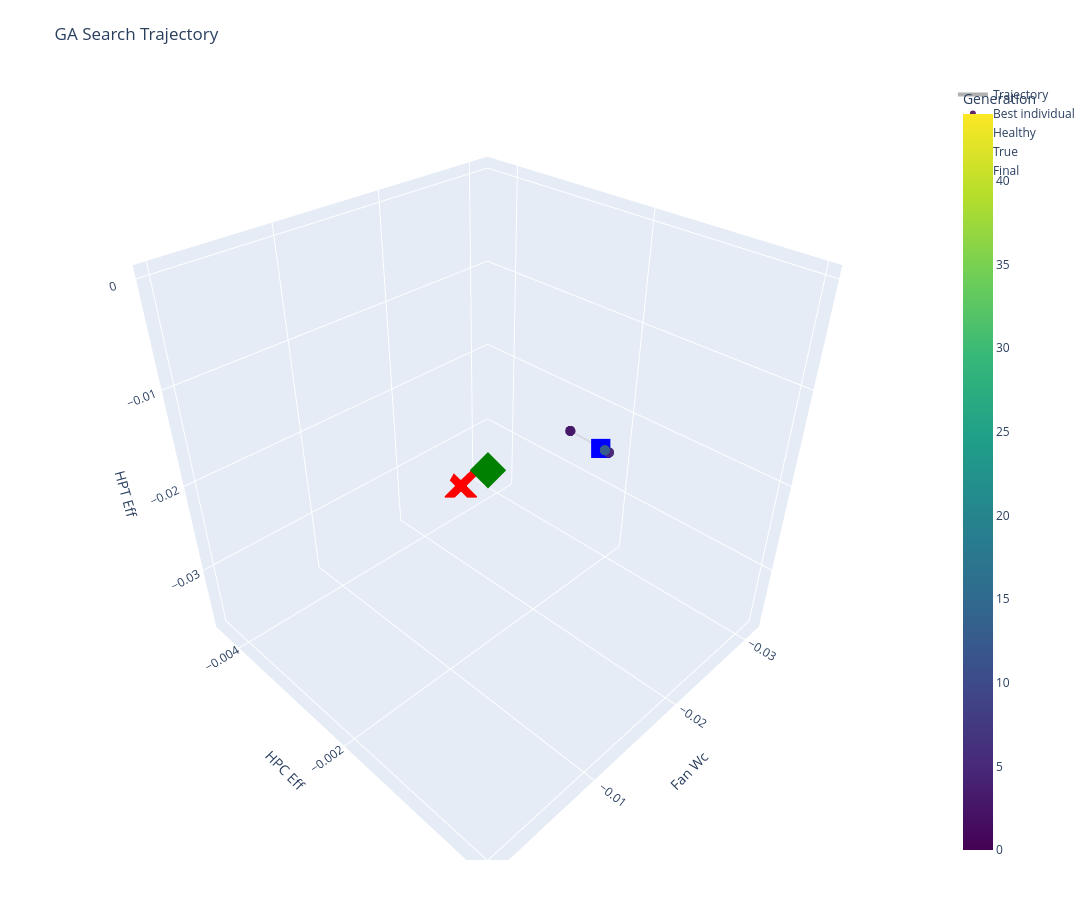
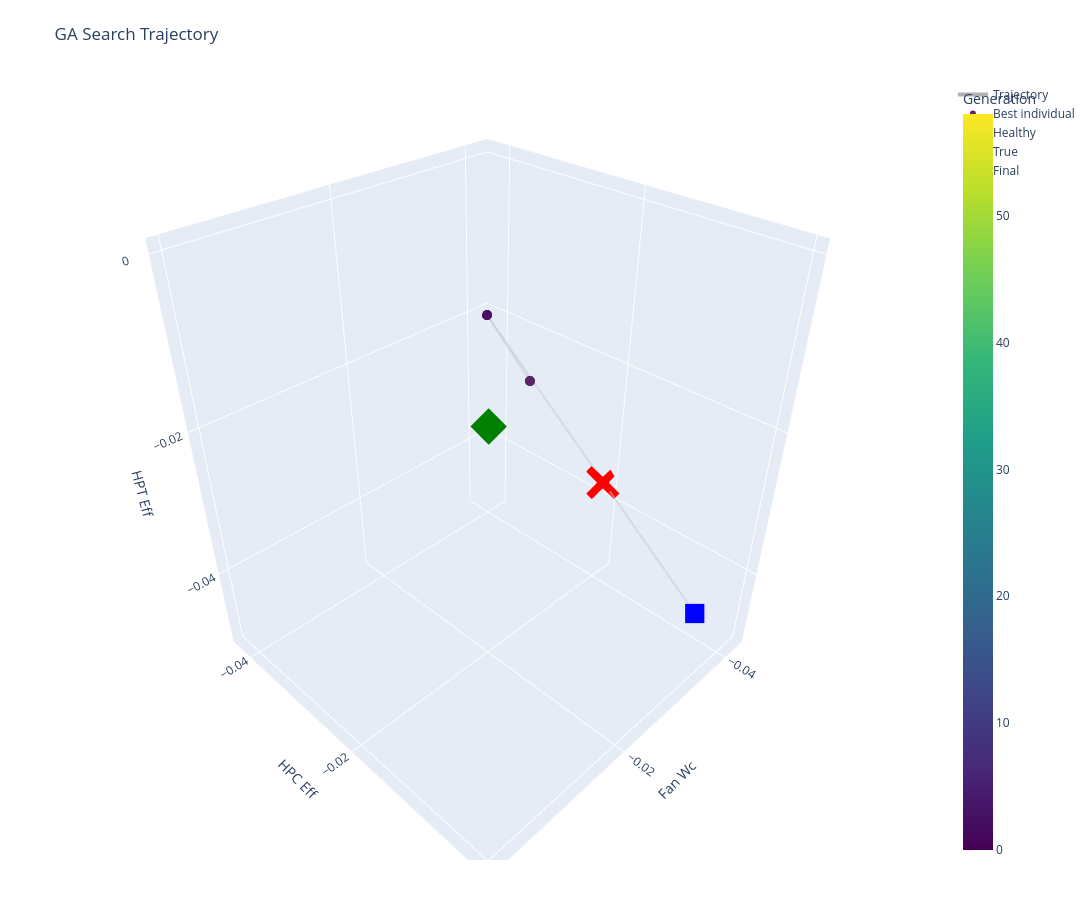
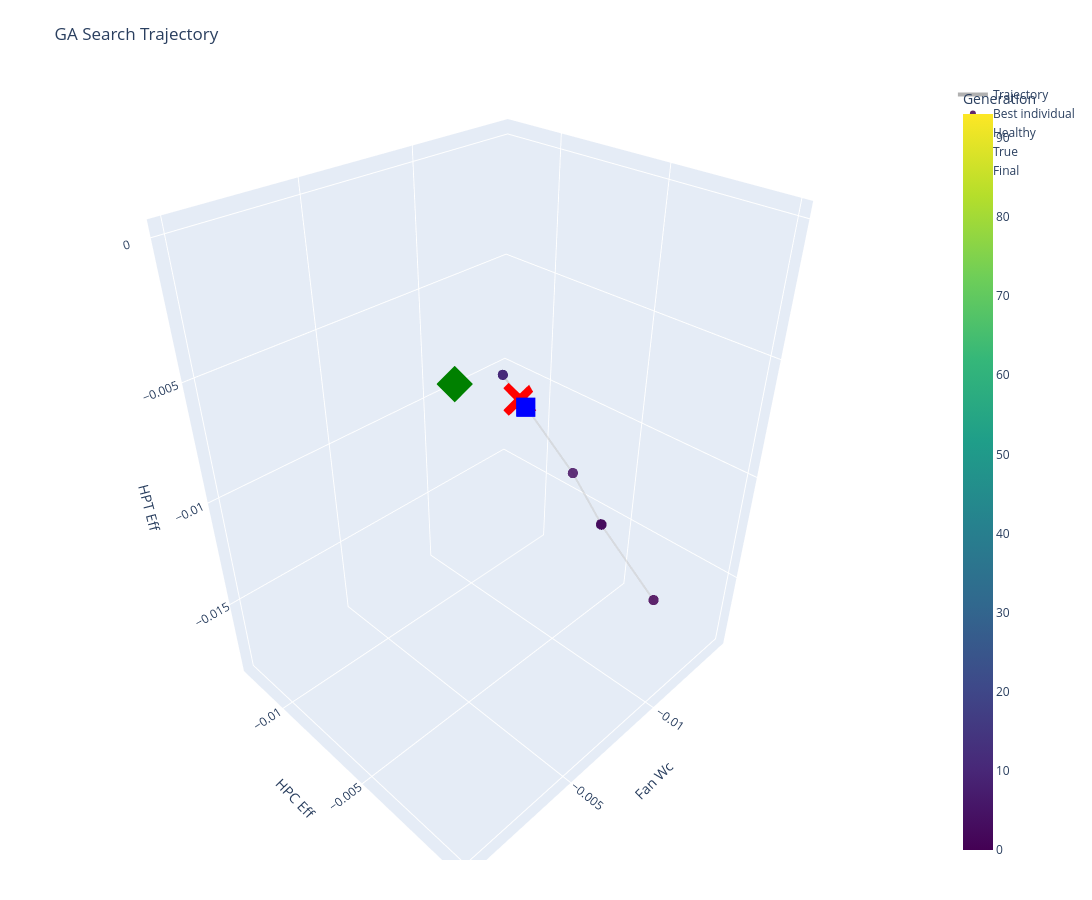
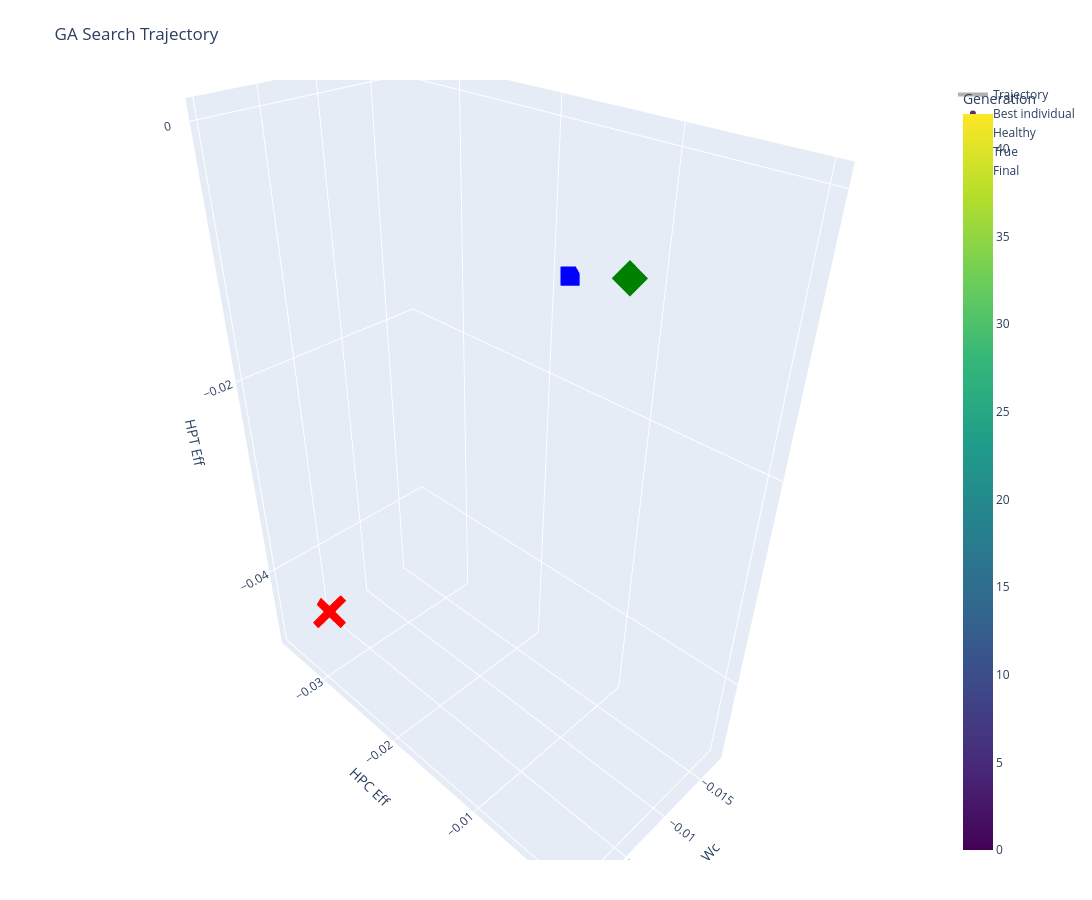

The notebook cell these images were saved under, in order:
### Markdown cell above
---
## 3. Run All Experiments

Single measurement estimation + Ablation study

### Code cell
%%time
# Run all experiments
output_dir, summary_df = run_all_experiments(
    df_clean=df_clean,
    df_noisy=df_noisy,
    n_test_rows=N_TEST_ROWS,
    output_base_dir=OUTPUT_BASE_DIR
)
